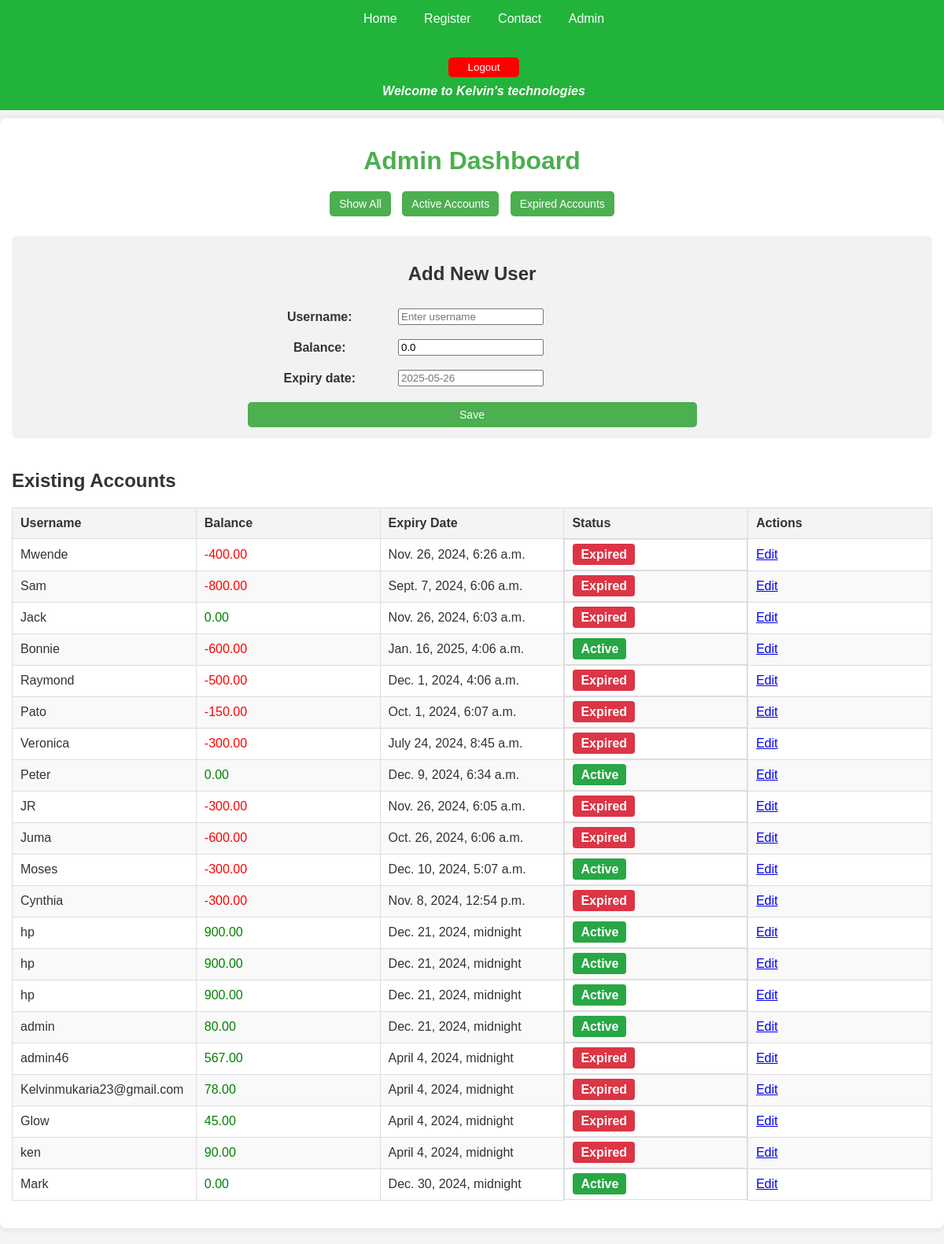
/admin-dashboard/ (signed in), run on the app's committed database.
### balance/models.py (models this page shows, shortened)
class UserBalance(models.Model):
    username = models.CharField(max_length=100)
    balance = models.DecimalField(max_digits=10, decimal_places=2, default=0.0)
    expiry_date = models.DateTimeField(null=True, blank=True)

### balance/views.py (the view, shortened to what this page needs)
# urls.py: path('admin-dashboard/', admin_dashboard, name='admin_dashboard'),
def admin_dashboard(request):
    if not request.session.get('admin_logged_in'):
        return redirect('balance:loginadmin')
    form = UserBalanceForm()
    balances = UserBalance.objects.all()
    editing = False
    context = {
        'form': form,
        'balances': balances,
        'editing': editing,
         'today': now(),
    }
    return render(request, 'balance/admin.html', context)

### balance/forms.py
class UserBalanceForm(forms.ModelForm):
    class Meta:
        model = UserBalance
        fields = ['username', 'balance', 'expiry_date']
        widgets = {
            'username': forms.TextInput(attrs={'placeholder': 'Enter username'}),
            'balance': forms.NumberInput(attrs={'placeholder': 'Enter balance'}),
            'expiry_date': forms.DateInput(attrs={'placeholder': '2025-05-26'}),
        }

### balance/templates/balance/admin.html (shortened to what this page needs)
<!DOCTYPE html>
<html lang="en">
<head>
</head>
<body>
    <div class="navbar">
        <a href="{% url 'balance:home' %}">Home</a>
        <a href="#">Register</a>
        <a href="{% url 'balance:Contact' %}">Contact</a>
        <a href="{% url 'balance:admin_login' %}">Admin</a>
        <form method="POST" action="{% url 'balance:logoutadmin' %}">
            <button style="padding: 5px; cursor: pointer; color: white; border: none; background-color: red; border-radius: 5px; margin-top: 40px; width: 90px;" type="submit">Logout</button>
        </form>
        <marquee style="color: white; font-weight: bold; font-style: italic; margin-top: 9px;" direction="left">Welcome to Kelvin's technologies</marquee>
    </div>
    <div class="container" style="margin-top: 150px;">
        <header>
            <h1>Admin Dashboard</h1>
        </header>
        <div class="toggle-buttons">
            <button class="btn btn-toggle" onclick="filterBalances('all')">Show All</button>
            <button class="btn btn-toggle" onclick="filterBalances('active')">Active Accounts</button>
            <button class="btn btn-toggle" onclick="filterBalances('expired')">Expired Accounts</button>
        </div>
        <section class="form-section" class="edit" style=" border-radius: 7px; padding: 14px; align-items: center; display: flex; flex-direction: column; background-color: #f2f2f2; border: #dc3545; border-radius: 0.7PX solid black; ">
            <h2>{% if editing %}Edit User Account{% else %}Add New User{% endif %}</h2>
            <form method="POST" style="width: 50%;">
                <table class="form-table">
                    {{ form.as_table }}
                </table>
                <button id="edit" style="width: 100%;" type="submit" class="btn btn-primary">{% if editing %}Update{% else %}Save{% endif %}</button>
            </form>
        </section>
        <section class="balances-section">
            <h2>Existing Accounts</h2>
            <table class="balances-table" id="balances-table">
                <thead>
                    <tr>
                        <th>Username</th>
                        <th>Balance</th>
                        <th>Expiry Date</th>
                        <th>Status</th>
                        <th>Actions</th>
                    </tr>
                </thead>
                <tbody>
                    {% for balance in balances %}
                        <tr class="{% if balance.expiry_date > today %}active{% else %}expired{% endif %}">
                            <td>{{ balance.username }}</td>
                            {% if balance.balance >= 0 %}
                               <td style="color: green;">{{ balance.balance }}</td>
                            {% else %}
                               <td style=" color: red;">{{ balance.balance }}</td>
                            {% endif %}
                            <td>{{ balance.expiry_date }}</td>
                            <td class="big">
                                {% if balance.expiry_date and balance.expiry_date > today %}
                                    <span class="status active">Active</span>
                                {% else %}
                                    <span class="status expired">Expired</span>
                                {% endif %}
                            </td>
                            <td>
                                <a href="?edit_id={{ balance.id }}" class="btn btn-edit">Edit</a>
                            </td>
                        </tr>
                    {% endfor %}
                </tbody>
            </table>
        </section>
    </div>
</body>
</html>

### balance/templates/balance/admin.html (style rules this page uses)
body { font-family: Arial, sans-serif; margin: 0; padding: 0; background-color: #f4f4f4; color: #333; }
.container { max-width: 1200px; margin: 20px auto; padding: 15px; background: #fff; box-shadow: 0 0 10px rgba(0, 0, 0, 0.1); border-radius: 8px; }
header h1 { text-align: center; color: #4CAF50; margin-bottom: 15px; }
.toggle-buttons { text-align: center; margin-bottom: 20px; }
.btn-toggle { padding: 10px 15px; font-size: 14px; color: #fff; background-color: #4CAF50; border: none; border-radius: 5px; cursor: pointer; margin: 5px; }
.form-section { margin-bottom: 20px; }
.form-table { width: 100%; margin-bottom: 10px; }
.form-table td { padding: 8px; vertical-align: middle; }
button.btn { display: inline-block; padding: 8px 12px; font-size: 14px; color: #fff; background-color: #4CAF50; border: none; border-radius: 5px; cursor: pointer; }
.balances-section { overflow-x: auto; }
.balances-table { width: 100%; border-collapse: collapse; margin-top: 10px; font-size: 14px; }
.balances-table th, .balances-table td { border: 1px solid #ddd; padding: 8px; text-align: left; }
.balances-table th { background-color: #f4f4f4; color: #333; }
.balances-table tr:nth-child(even) { background-color: #f9f9f9; }
.status { padding: 5px 10px; border-radius: 4px; font-weight: bold; color: #fff; }
.status.active { background-color: #28a745; }
.status.expired { background-color: #dc3545; }
.balances-table { width: 100%; border-collapse: collapse; table-layout: fixed; margin-bottom: 20px; }
.big { display: block; }
.navbar { background-color: #22b33a; padding: 15px; width: 100%; text-align: center; position: fixed; top: 0; z-index: 1000; }
.navbar a { color: white; text-decoration: none; margin: 0 15px; font-size: 1rem; }
@media (min-width: 769px) { .balances-table th, .balances-table td { font-size: 16px; padding: 10px; } }

### data on the page
UserBalance: username "Mwende", balance "-400.00", expiry_date "Nov. 26, 2024, 6:26 a.m.", shows "Expired"
UserBalance: username "Sam", balance "-800.00", expiry_date "Sept. 7, 2024, 6:06 a.m.", shows "Expired"
UserBalance: username "Jack", balance "0.00", expiry_date "Nov. 26, 2024, 6:03 a.m.", shows "Expired"
UserBalance: username "Bonnie", balance "-600.00", expiry_date "Jan. 16, 2025, 4:06 a.m.", shows "Active"
UserBalance: username "Raymond", balance "-500.00", expiry_date "Dec. 1, 2024, 4:06 a.m.", shows "Expired"
UserBalance: username "Pato", balance "-150.00", expiry_date "Oct. 1, 2024, 6:07 a.m.", shows "Expired"
UserBalance: username "Veronica", balance "-300.00", expiry_date "July 24, 2024, 8:45 a.m.", shows "Expired"
UserBalance: username "Peter", balance "0.00", expiry_date "Dec. 9, 2024, 6:34 a.m.", shows "Active"
UserBalance: username "JR", balance "-300.00", expiry_date "Nov. 26, 2024, 6:05 a.m.", shows "Expired"
UserBalance: username "Juma", balance "-600.00", expiry_date "Oct. 26, 2024, 6:06 a.m.", shows "Expired"
UserBalance: username "Moses", balance "-300.00", expiry_date "Dec. 10, 2024, 5:07 a.m.", shows "Active"
UserBalance: username "Cynthia", balance "-300.00", expiry_date "Nov. 8, 2024, 12:54 p.m.", shows "Expired"
UserBalance: username "hp", balance "900.00", expiry_date "Dec. 21, 2024, midnight", shows "Active"
UserBalance: username "hp", balance "900.00", expiry_date "Dec. 21, 2024, midnight", shows "Active"
UserBalance: username "hp", balance "900.00", expiry_date "Dec. 21, 2024, midnight", shows "Active"
UserBalance: username "admin", balance "80.00", expiry_date "Dec. 21, 2024, midnight", shows "Active"
UserBalance: username "admin46", balance "567.00", expiry_date "April 4, 2024, midnight", shows "Expired"
UserBalance: username "Kelvinmukaria23@gmail.com", balance "78.00", expiry_date "April 4, 2024, midnight", shows "Expired"
UserBalance: username "Glow", balance "45.00", expiry_date "April 4, 2024, midnight", shows "Expired"
UserBalance: username "ken", balance "90.00", expiry_date "April 4, 2024, midnight", shows "Expired"
UserBalance: username "Mark", balance "0.00", expiry_date "Dec. 30, 2024, midnight", shows "Active"
